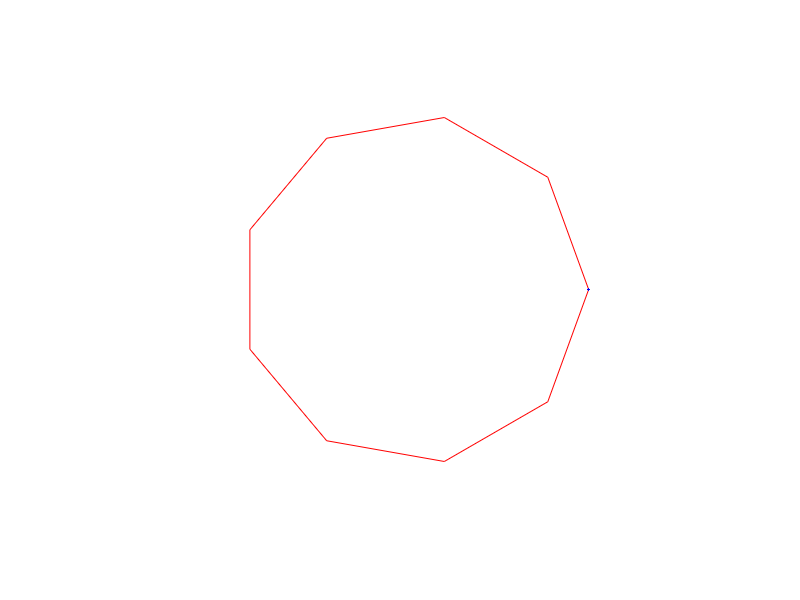

This figure's MATLAB source: (Note: this script raises an error after producing the figure.)
close all
unitCircle = 0:40:360; % increments degrees of 40 until it gets to 360
x=5*cosd(unitCircle); % creates x values of a circle with radius 5
y=5*sind(unitCircle); % creates y values of a circle with radius 5
dist=sqrt(((x(2)-x(1))^2)+((y(2)-y(1))^2))/2; % distance formula
hold on % holds on to the graph to add on
axis equal % makes it look like a circle
grid off % takes the grid off
theta=linspace(-pi/2,pi/2,10); % theta values from -pi/2 to pi/2 10 times
rit=dist*[cos(theta);sin(theta)]; % right side of the circle
left=dist*[-cos(theta);sin(theta)]; % left side of circle

figure(1)
filename='newCircle.gif'; % new circle gif filename
for n=1:1:9  % repeats 9 times as it goes acround the polygon
    hold off % takes the hold off 
    plot(x,y,'r'); % plots the polygon in red
    axis off % takes the axis off
    hold on % adds on to the graph
    R=[cosd(-20) sind(-20);-sind(-20) cosd(-20)]*[cosd(-40) sind(-40);-sind(-40) cosd(-40)]^(n-1); % rotation
    for i=1:1:10    % repeats 10 times to create a circle
        transR=(R)*rit+repmat([(x(n)+x(n+1))/2;(y(n)+y(n+1))/2],1,10); % rotates and translates the right side of the circle
        transL=(R)*left+repmat([(x(n)+x(n+1))/2;(y(n)+y(n+1))/2],1,10); % rotates and translates the left side of the circle
        plot([transR(1, i),transL(1,i)],[transR(2,i),transL(2,i)],'b.-') % plots the new circle in blue
        axis equal % makes it look like a circle, visually pleasing
        axis([-7 7 -7 7]) % sets the axis so it doesnt move
        hold on % holds to add to the graph
        pause(.01)    
        drawnow % draws the new circle
        frame=getframe(1);
        im=frame2im(frame);
        [imind,cm]=rgb2ind(im,256);
        if n==1 & i==1
            imwrite(imind,cm,filename,'gif','DelayTime',0, 'Loopcount',inf);
        else
            imwrite(imind,cm,filename,'gif','DelayTime',0, 'WriteMode','append');
        end  
    end
end
